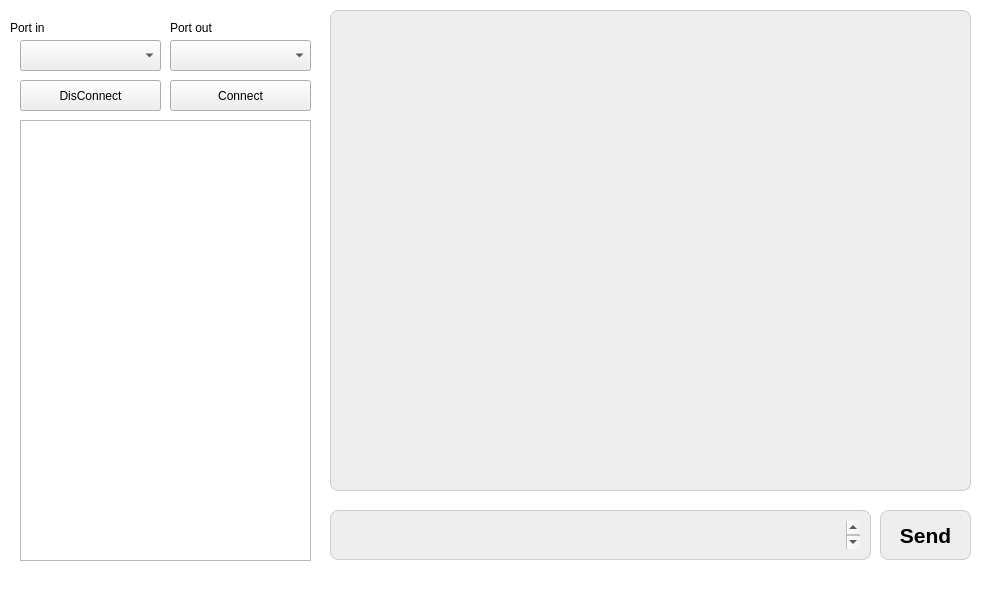
<?xml version="1.0" encoding="UTF-8"?>
<ui version="4.0">
 <class>SiTCWClass</class>
 <widget class="QMainWindow" name="SiTCWClass">
  <property name="enabled">
   <bool>true</bool>
  </property>
  <property name="geometry">
   <rect>
    <x>0</x>
    <y>0</y>
    <width>1000</width>
    <height>600</height>
   </rect>
  </property>
  <property name="windowTitle">
   <string>SiTCW</string>
  </property>
  <property name="autoFillBackground">
   <bool>false</bool>
  </property>
  <property name="styleSheet">
   <string notr="true"/>
  </property>
  <property name="toolButtonStyle">
   <enum>Qt::ToolButtonIconOnly</enum>
  </property>
  <property name="documentMode">
   <bool>false</bool>
  </property>
  <property name="tabShape">
   <enum>QTabWidget::Rounded</enum>
  </property>
  <property name="dockNestingEnabled">
   <bool>false</bool>
  </property>
  <property name="unifiedTitleAndToolBarOnMac">
   <bool>false</bool>
  </property>
  <widget class="QWidget" name="centralWidget">
   <property name="contextMenuPolicy">
    <enum>Qt::DefaultContextMenu</enum>
   </property>
   <property name="toolTipDuration">
    <number>-1</number>
   </property>
   <property name="autoFillBackground">
    <bool>false</bool>
   </property>
   <property name="styleSheet">
    <string notr="true">#centralWidget{
	background-color: #fff;
}</string>
   </property>
   <widget class="QPushButton" name="netBtnConnect">
    <property name="geometry">
     <rect>
      <x>170</x>
      <y>80</y>
      <width>141</width>
      <height>31</height>
     </rect>
    </property>
    <property name="text">
     <string>Connect</string>
    </property>
   </widget>
   <widget class="QPushButton" name="netBtnDisconnect">
    <property name="geometry">
     <rect>
      <x>20</x>
      <y>80</y>
      <width>141</width>
      <height>31</height>
     </rect>
    </property>
    <property name="autoFillBackground">
     <bool>false</bool>
    </property>
    <property name="text">
     <string>DisConnect</string>
    </property>
   </widget>
   <widget class="QListWidget" name="messageList">
    <property name="geometry">
     <rect>
      <x>330</x>
      <y>10</y>
      <width>641</width>
      <height>481</height>
     </rect>
    </property>
    <property name="focusPolicy">
     <enum>Qt::NoFocus</enum>
    </property>
    <property name="acceptDrops">
     <bool>false</bool>
    </property>
    <property name="styleSheet">
     <string notr="true">#messageList{
	border: 1px solid #ccc;
	background-color: #eee;
	padding: 10px;
	border-radius: 8px;
}</string>
    </property>
    <property name="isWrapping" stdset="0">
     <bool>false</bool>
    </property>
    <property name="batchSize">
     <number>300</number>
    </property>
    <property name="wordWrap">
     <bool>true</bool>
    </property>
    <property name="selectionRectVisible">
     <bool>false</bool>
    </property>
   </widget>
   <widget class="QLabel" name="currentItem">
    <property name="geometry">
     <rect>
      <x>10</x>
      <y>20</y>
      <width>60</width>
      <height>16</height>
     </rect>
    </property>
    <property name="text">
     <string>Port in</string>
    </property>
   </widget>
   <widget class="QTextEdit" name="messageTextInput">
    <property name="geometry">
     <rect>
      <x>330</x>
      <y>510</y>
      <width>541</width>
      <height>50</height>
     </rect>
    </property>
    <property name="font">
     <font>
      <pointsize>16</pointsize>
     </font>
    </property>
    <property name="styleSheet">
     <string notr="true">#messageTextInput{
	border: 1px solid #ccc;
	padding: 10px;
	border-radius: 8px;
	background-color: #eee;
}

#messageTextInput:focus{
	background-color: #fff;
}

</string>
    </property>
   </widget>
   <widget class="QPushButton" name="messageSendButton">
    <property name="enabled">
     <bool>true</bool>
    </property>
    <property name="geometry">
     <rect>
      <x>880</x>
      <y>510</y>
      <width>91</width>
      <height>50</height>
     </rect>
    </property>
    <property name="sizePolicy">
     <sizepolicy hsizetype="Fixed" vsizetype="Fixed">
      <horstretch>20</horstretch>
      <verstretch>100</verstretch>
     </sizepolicy>
    </property>
    <property name="font">
     <font>
      <pointsize>16</pointsize>
      <weight>75</weight>
      <bold>true</bold>
     </font>
    </property>
    <property name="cursor">
     <cursorShape>PointingHandCursor</cursorShape>
    </property>
    <property name="acceptDrops">
     <bool>false</bool>
    </property>
    <property name="autoFillBackground">
     <bool>false</bool>
    </property>
    <property name="styleSheet">
     <string notr="true">#messageSendButton{
	background-color: #eee;
	border: 1px solid #ccc;
	border-radius: 8px;
}

#messageSendButton:pressed {
    background-color: #fff;
    border-style: inset;
}</string>
    </property>
    <property name="text">
     <string>Send</string>
    </property>
    <property name="autoDefault">
     <bool>false</bool>
    </property>
    <property name="default">
     <bool>false</bool>
    </property>
    <property name="flat">
     <bool>true</bool>
    </property>
   </widget>
   <widget class="QLabel" name="currentItem_2">
    <property name="geometry">
     <rect>
      <x>170</x>
      <y>20</y>
      <width>60</width>
      <height>16</height>
     </rect>
    </property>
    <property name="text">
     <string>Port out</string>
    </property>
   </widget>
   <widget class="QListWidget" name="contactList">
    <property name="geometry">
     <rect>
      <x>20</x>
      <y>120</y>
      <width>291</width>
      <height>441</height>
     </rect>
    </property>
    <property name="focusPolicy">
     <enum>Qt::NoFocus</enum>
    </property>
    <property name="acceptDrops">
     <bool>false</bool>
    </property>
    <property name="styleSheet">
     <string notr="true">#messageList{
	border: 1px solid #ccc;
	background-color: #eee;
	padding: 10px;
	border-radius: 8px;
}</string>
    </property>
    <property name="isWrapping" stdset="0">
     <bool>false</bool>
    </property>
    <property name="batchSize">
     <number>300</number>
    </property>
    <property name="selectionRectVisible">
     <bool>false</bool>
    </property>
   </widget>
   <widget class="QComboBox" name="netInputPortIn">
    <property name="geometry">
     <rect>
      <x>20</x>
      <y>40</y>
      <width>141</width>
      <height>31</height>
     </rect>
    </property>
   </widget>
   <widget class="QComboBox" name="netInputPortOut">
    <property name="geometry">
     <rect>
      <x>170</x>
      <y>40</y>
      <width>141</width>
      <height>31</height>
     </rect>
    </property>
   </widget>
  </widget>
  <widget class="QMenuBar" name="menuBar">
   <property name="geometry">
    <rect>
     <x>0</x>
     <y>0</y>
     <width>1000</width>
     <height>26</height>
    </rect>
   </property>
  </widget>
 </widget>
 <layoutdefault spacing="6" margin="11"/>
 <resources/>
 <connections/>
</ui>
